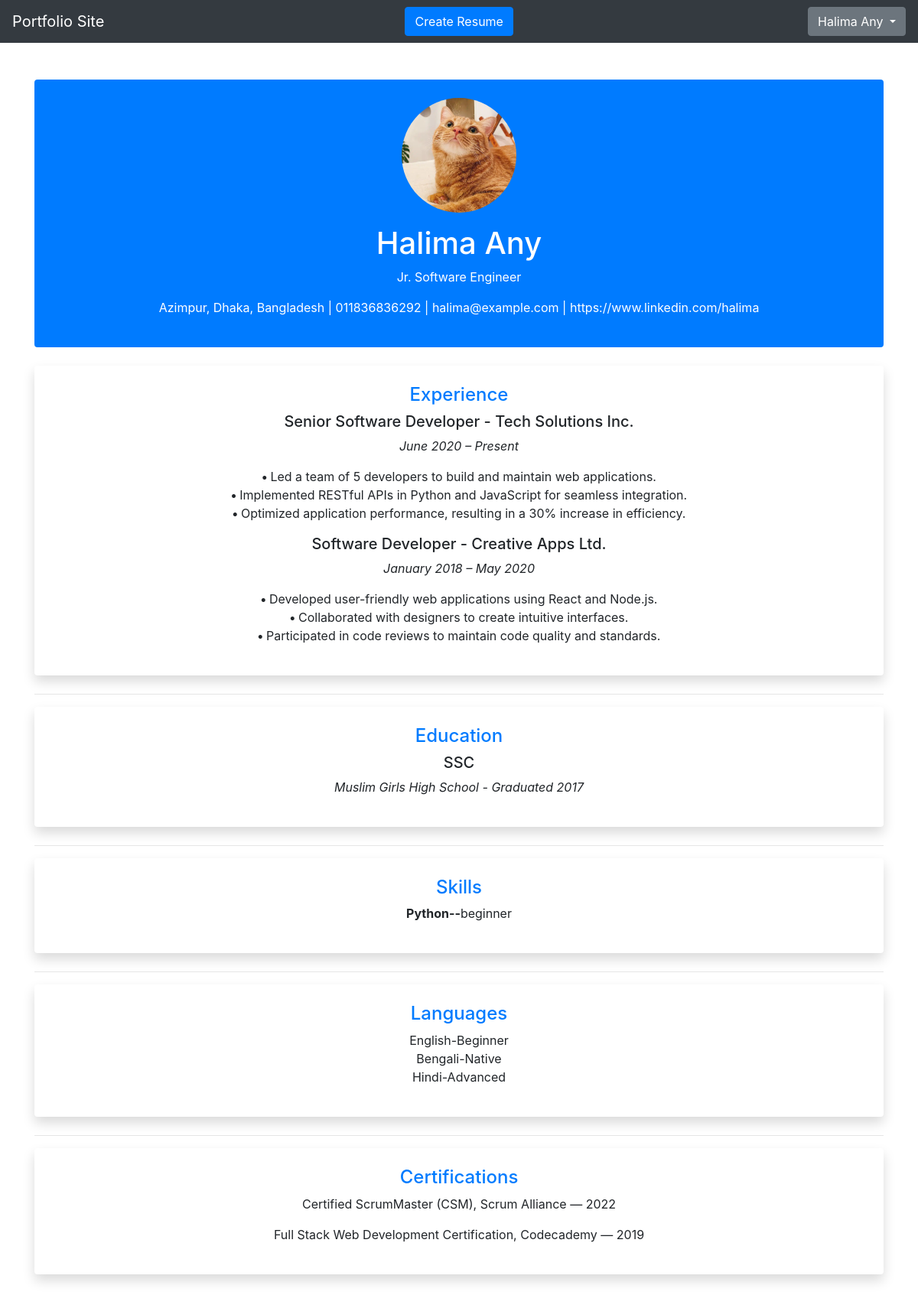
/viewResume/ (signed in), run on the app's committed database.
### myApp/models.py (models this page shows, shortened)
class Custom_User(AbstractUser):
    USER = [
        ('admin', 'Admin'),
        ('user', 'User')
    ]
    user_type = models.CharField(choices=USER, max_length=100, null=True)

class Resume_Model(models.Model):
    user = models.OneToOneField(Custom_User, null=True, on_delete=models.CASCADE)
    GENDER = [
        ('male','Male'),
        ('female','Female'),
        ('other','Other'),
    ]
    profile_pic = models.ImageField(upload_to='Media/Profile_Pic', null=True)
    designation = models.CharField(max_length=100, null=True)
    career_summary = models.TextField(max_length=400, null=True)
    address = models.CharField(max_length=200, null=True)
    contact_no = models.CharField(max_length=30, null=True)
    linkedin_url = models.URLField(max_length=100, null=True)
    gender  = models.CharField(choices=GENDER, max_length=40, null=True)

class Education_Model(models.Model):
    user = models.ForeignKey(Custom_User, null=True, on_delete=models.CASCADE)
    STUDY_LEVEL = [
        ('ssc', 'SSC'),
        ('hsc', 'HSC'),
        ('bsc', 'BSc'),
        ('msc', 'MSc'),
        ('others', 'Others'),
    ]
    study_level = models.CharField(choices=STUDY_LEVEL, max_length=20, null=True)
    educational_institute = models.CharField(max_length=200, null=True)
    passing_year = models.CharField(max_length=10, null=True)
    class Meta:
        unique_together = ('user', 'study_level')

class Skill_Model(models.Model):
    user = models.ForeignKey(Custom_User, max_length=100, null=True, on_delete=models.CASCADE)
    skill_name = models.ForeignKey(SkillName, null=True, on_delete=models.CASCADE)
    proficiency = models.ForeignKey(Skill_Proficiency, null=True, on_delete=models.CASCADE)
    class Meta:
        unique_together = ('user', 'skill_name')

class SkillName(models.Model):
    name = models.CharField(null=True, max_length=100)
    def __str__(self):
        return f"{self.name}"

class Skill_Proficiency(models.Model):
    PROFICIENCY = [
        ('beginner','Beginner'),
        ('intermediate','Intermediate'),
        ('advanced','Advanced'),
        ('expert','Expert'),
    ]
    proficiency_level = models.CharField(choices=PROFICIENCY, null=True, max_length=100)
    def __str__(self):
        return f"{self.proficiency_level}"

class Language_Model(models.Model):
    PROFICIENCY_LEVEL = [
        ('beginner', 'Beginner'),
        ('intermediate', 'Intermediate'),
        ('advanced', 'Advanced'),
        ('fluent', 'Fluent'),
        ('native', 'Native'),
    ]
    user = models.ForeignKey(Custom_User, null=True, on_delete=models.CASCADE)
    language_name = models.ForeignKey(LanguageName, null=True, on_delete=models.CASCADE)
    proficiency = models.CharField(choices=PROFICIENCY_LEVEL, max_length=100, null=True)

class LanguageName(models.Model):
    name = models.CharField(max_length=100, null=True)
    def __str__(self):
        return f"{self.name}"

### myProject/views.py (the view)
# urls.py: path('viewResume/', viewResume, name='viewResume'),
@login_required
def viewResume(req):
    user = req.user
    if user.user_type == 'user':
        current_user = user
        try:
            resume = get_object_or_404(Resume_Model, user=current_user)
        except Http404:
            messages.warning(req,"You don't have a resume yet. Please create one.")
            return redirect('createResume')
        education =Education_Model.objects.filter(user=current_user)
        language = Language_Model.objects.filter(user=current_user)
        skills = Skill_Model.objects.filter(user=current_user)
        context = {
            'resume':resume,
            'education': education,
            'language': language,
            'skills': skills,
        }
        return render(req, 'myAdmin/user-profile.html', context)
    else:
        return render(req,'myAdmin/error.html')

### templates/myAdmin/user-profile.html (shortened to what this page needs)
{% extends 'common/master.html' %}
{% block body %}
<div class="container text-center my-5">
    {% if resume %}
    <div class="bg-primary text-white rounded p-4 mb-4">
        <img src="/{{resume.profile_pic}}" alt="{{user.get_full_name}}" class="rounded-circle mb-3"
            style="height: 150px; width: 150px;">
        <h1>{{user.get_full_name}}</h1>
        <p>{{resume.designation}}</p>
        <p>{{resume.address}} | {{resume.contact_no}} | {{user.email}} | {{resume.linkedin_url}}</p>
    </div>
    <div class="bg-white rounded p-4 shadow mb-4">
        <h2 class="h4 text-primary">Experience</h2>
        <h5>Senior Software Developer - Tech Solutions Inc.</h5>
        <p><em>June 2020 – Present</em></p>
        <ul class="list-unstyled">
            <li><strong>• </strong>Led a team of 5 developers to build and maintain web applications.</li>
            <li><strong>• </strong>Implemented RESTful APIs in Python and JavaScript for seamless integration.</li>
            <li><strong>• </strong>Optimized application performance, resulting in a 30% increase in efficiency.</li>
        </ul>
        <h5>Software Developer - Creative Apps Ltd.</h5>
        <p><em>January 2018 – May 2020</em></p>
        <ul class="list-unstyled">
            <li><strong>• </strong>Developed user-friendly web applications using React and Node.js.</li>
            <li><strong>• </strong>Collaborated with designers to create intuitive interfaces.</li>
            <li><strong>• </strong>Participated in code reviews to maintain code quality and standards.</li>
        </ul>
    </div>
    <hr>
    <div class="bg-white rounded p-4 shadow mb-4">
        <h2 class="h4 text-primary">Education</h2>
        {% if education %}
        {% for e in education %}
        <h5>{{e.study_level | upper}}</h5>
        <p><em>{{e.educational_institute}} - Graduated {{e.passing_year}}</em></p>
        {% endfor %}
        {% else %}
        <div class="alert alert-primary">
            <p>Education is not added yet!</p>
        </div>
        <a class="btn btn-primary" href="{% url 'addEducationPage' %}">Add Education</a>
        {% endif %}
    </div>
    <hr>
    <div class="bg-white rounded p-4 shadow mb-4">
        <h2 class="h4 text-primary">Skills</h2>
        {% if skills %}
        {% for s in skills %}
        <p><strong>{{s.skill_name}}--</strong>{{s.proficiency}}</p>
        {% endfor %}
        {% else %}
        <div class="alert alert-warning">
            <p>Skills not added yet!</p>
        </div>
        {% endif %}
    </div>
    <hr>
    <div class="bg-white rounded p-4 shadow mb-4">
        <h2 class="h4 text-primary">Languages</h2>
        {% if language %}
        <ul class="list-unstyled">
            {% for l in language %}
            <li>{{l.language_name}}-{{l.proficiency | capfirst}} </li>
            {% endfor %}
        </ul>
        {% else %}
        <div class="alert alert-warning">
            <p>Language not added yet!</p>
        </div>
        <a class="btn btn-primary" href="{% url 'addLanguagePage' %}">Add Language</a>
        {% endif %}
    </div>
    <hr>
    <div class="bg-white rounded p-4 shadow mb-4">
        <h2 class="h4 text-primary">Certifications</h2>
        <p>Certified ScrumMaster (CSM), Scrum Alliance — 2022</p>
        <p>Full Stack Web Development Certification, Codecademy — 2019</p>
    </div>
    {% endif %}
</div>
{% endblock body %}

### templates/includes/navbar.html (shortened to what this page needs)
<nav class="navbar navbar-expand-lg navbar-light bg-dark">
    <a class="navbar-brand text-white" href="{% url 'homePage' %}">Portfolio Site</a>
    <div class="mx-auto d-flex align-items-center">
        {% if user.user_type == 'user' %}
        <a class="btn btn-primary mr-2" href="{% url 'createResume' %}" type="button">Create Resume</a>
        {% endif %}
    </div>
    <div class="dropdown">
        <button class="btn btn-secondary dropdown-toggle" type="button" id="dropdownMenuButton" data-toggle="dropdown"
            aria-haspopup="true" aria-expanded="false">
            {{user.get_full_name}}
        </button>
    </div>
</nav>

### data on the page
Custom_User: get_full_name "Halima Any", email "halima@example.com"
Resume_Model: profile_pic (picture), designation "Jr. Software Engineer", address "Azimpur, Dhaka, Bangladesh", contact_no "011836836292", linkedin_url "https://www.linkedin.com/halima"
Education_Model: study_level "SSC", educational_institute "Muslim Girls High School", passing_year "2017"
Skill_Model: skill_name "Python", proficiency "beginner"
Language_Model: language_name "English", proficiency "Beginner"
Language_Model: language_name "Bengali", proficiency "Native"
Language_Model: language_name "Hindi", proficiency "Advanced"
